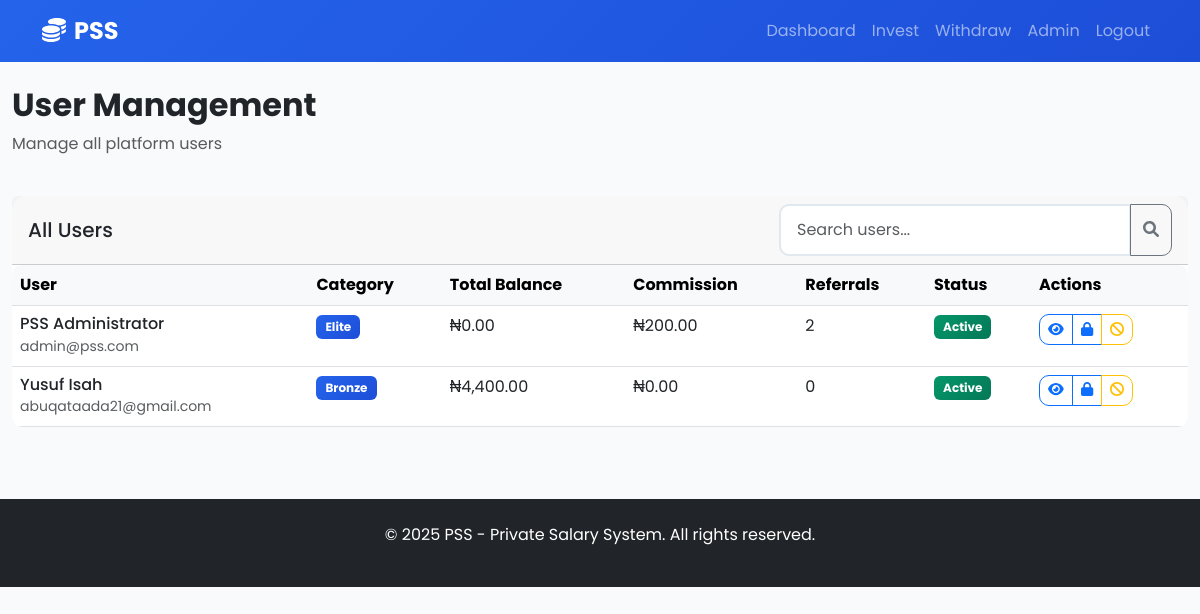
The app's page /admin/users (signed in) with its own data.
### app.py (models this page shows)
class User(UserMixin, db.Model):
    id = db.Column(db.Integer, primary_key=True)
    full_name = db.Column(db.String(100), nullable=False)
    email = db.Column(db.String(120), unique=True, nullable=False)
    phone = db.Column(db.String(20), nullable=False)
    password_hash = db.Column(db.String(255), nullable=False)
    bank_name = db.Column(db.String(100), nullable=False)
    account_number = db.Column(db.String(20), nullable=False)
    account_name = db.Column(db.String(100), nullable=False)
    category = db.Column(db.String(20), nullable=False)
    referral_code = db.Column(db.String(10), unique=True, nullable=False)
    referred_by = db.Column(db.String(10), nullable=True)
    total_balance = db.Column(db.Float, default=0.0)
    total_commission = db.Column(db.Float, default=0.0)
    is_admin = db.Column(db.Boolean, default=False)
    is_active = db.Column(db.Boolean, default=True)
    created_at = db.Column(db.DateTime(timezone=True), default=lambda: datetime.now(timezone.utc))
    investments = db.relationship('Investment', backref='user', lazy=True)
    referrals = db.relationship('Referral', backref='user', lazy=True)
    withdrawals = db.relationship('Withdrawal', backref='user', lazy=True)

### app.py (the view)
@app.route('/admin/users')
@login_required
def admin_users():
    if not current_user.is_admin:
        flash('Access denied', 'error')
        return redirect(url_for('dashboard'))
    users = User.query.all()
    return render_template('admin/users.html', users=users)

### app.py (called while the page is built)
@app.teardown_appcontext
def shutdown_session(exception=None):
    db.session.remove()

@login_manager.user_loader
def load_user(user_id):
    return db.session.get(User, int(user_id))

### templates/admin/users.html (shortened to what this page needs)
{% extends "base.html" %}
{% block content %}
<div class="container-fluid py-4">
    <div class="row mb-4">
        <div class="col-12">
            <h2 class="fw-bold">User Management</h2>
            <p class="text-muted">Manage all platform users</p>
        </div>
    </div>
    <div class="card">
        <div class="card-header">
            <div class="row align-items-center">
                <div class="col">
                    <h5 class="mb-0">All Users</h5>
                </div>
                <div class="col-auto">
                    <div class="input-group">
                        <input type="search" class="form-control" placeholder="Search users..." id="userSearch" autocomplete="off">
                        <button class="btn btn-outline-secondary" type="button">
                            <i class="fas fa-search"></i>
                        </button>
                    </div>
                </div>
            </div>
        </div>
        <div class="card-body p-0">
            <div class="table-responsive">
                <table class="table table-hover mb-0">
                    <thead class="table-light">
                        <tr>
                            <th>User</th>
                            <th>Category</th>
                            <th>Total Balance</th>
                            <th>Commission</th>
                            <th>Referrals</th>
                            <th>Status</th>
                            <th>Actions</th>
                        </tr>
                    </thead>
                    <tbody>
                        {% for user in users %}
                        <tr>
                            <td>
                                <div>
                                    <h6 class="mb-0">{{ user.full_name }}</h6>
                                    <small class="text-muted">{{ user.email }}</small>
                                </div>
                            </td>
                            <td>
                                <span class="badge bg-primary">{{ user.category }}</span>
                            </td>
                            <td>₦{{ "{:,.2f}".format(user.total_balance) }}</td>
                            <td>₦{{ "{:,.2f}".format(user.total_commission) }}</td>
                            <td>{{ user.referrals|length }}</td>
                            <td>
                                {% if user.is_active %}
                                    <span class="badge bg-success">Active</span>
                                {% else %}
                                    <span class="badge bg-danger">Suspended</span>
                                {% endif %}
                            </td>
                            <td>
    				<div class="btn-group btn-group-sm">
        			     <button type="button" class="btn btn-outline-primary" onclick="viewUser({{ user.id }})">
            				<i class="fas fa-eye"></i>
        			     </button>
        			     <button type="button" class="btn btn-outline-primary" onclick="changePsw({{ user.id }}, '{{ user.email }}')">
            				<i class="fas fa-lock"></i>
        			     </button>
        			    {% if user.is_active %}
        			    <button type="button" class="btn btn-outline-warning" onclick="suspendUser({{ user.id }})">
            				<i class="fas fa-ban"></i>
        			    </button>
        			    {% else %}
        			    <button type="button" class="btn btn-outline-success" onclick="activateUser({{ user.id }})">
            				<i class="fas fa-check"></i>
        			    </button>
        			    {% endif %}
    				</div>
			    </td>
                        </tr>
                        {% endfor %}
                    </tbody>
                </table>
            </div>
        </div>
    </div>
</div>
{% endblock %}
{% block scripts %}
<link rel="stylesheet" href="https://cdnjs.cloudflare.com/ajax/libs/toastr.js/latest/toastr.min.css">
{% endblock %}

### templates/base.html (shortened to what this page needs)
<!DOCTYPE html>
<html lang="en">
<head>
    <link href="https://cdn.jsdelivr.net/npm/bootstrap@5.3.0/dist/css/bootstrap.min.css" rel="stylesheet">
    <link href="https://cdnjs.cloudflare.com/ajax/libs/font-awesome/6.0.0/css/all.min.css" rel="stylesheet">
    <link href="{{ url_for('static', filename='css/style.css') }}" rel="stylesheet">
</head>
<body>
    <nav class="navbar navbar-expand-lg navbar-dark bg-primary">
        <div class="container">
            <a class="navbar-brand fw-bold" href="{{ url_for('index') }}">
                <i class="fas fa-coins me-2"></i>PSS
            </a>
            <div class="collapse navbar-collapse" id="navbarNav">
                <ul class="navbar-nav ms-auto">
                    {% if current_user.is_authenticated %}
                        <li class="nav-item">
                            <a class="nav-link" href="{{ url_for('dashboard') }}">Dashboard</a>
                        </li>
                        <li class="nav-item">
                            <a class="nav-link" href="{{ url_for('deposit') }}">Invest</a>
                        </li>
                        <li class="nav-item">
                            <a class="nav-link" href="{{ url_for('withdrawal') }}">Withdraw</a>
                        </li>
                        {% if current_user.is_admin %}
                        <li class="nav-item">
                            <a class="nav-link" href="{{ url_for('admin_dashboard') }}">Admin</a>
                        </li>
                        {% endif %}
                        <li class="nav-item">
                            <a class="nav-link" href="{{ url_for('logout') }}">Logout</a>
                        </li>
                    {% endif %}
                </ul>
            </div>
        </div>
    </nav>
    <main class="container-fluid px-0">
        {% block content %}{% endblock %}
    </main>
    <footer class="bg-dark text-white py-4 mt-5">
        <div class="container text-center">
            <p>&copy; 2025 PSS - Private Salary System. All rights reserved.</p>
        </div>
    </footer>
    {% block scripts %}{% endblock %}
</body>
</html>

### static/css/style.css (style rules this page uses)
:root { --primary-color: #2563eb; --secondary-color: #64748b; --success-color: #059669; --warning-color: #d97706; --danger-color: #dc2626; --dark-color: #1e293b; --light-color: #f8fafc; }
body { font-family: "Poppins", sans-serif; background-color: var(--light-color); }
.card { border: none; border-radius: 15px; transition: all 0.3s ease; }
.btn { border-radius: 10px; font-weight: 500; transition: all 0.3s ease; }
.navbar-brand { font-size: 1.5rem; font-weight: 700; }
.form-control, .form-select { border-radius: 10px; border: 2px solid #e2e8f0; padding: 12px 16px; transition: all 0.3s ease; }
.table { border-radius: 10px; overflow: hidden; }
.badge { font-size: 0.75rem; padding: 0.5em 0.75em; border-radius: 6px; }
.bg-primary { background: linear-gradient(135deg, var(--primary-color) 0%, #1d4ed8 100%) !important; }
.bg-success { background: linear-gradient(135deg, var(--success-color) 0%, #047857 100%) !important; }

### records on screen
User: full_name "PSS Administrator", email "admin@pss.com", category "Elite", total_balance "0.00", total_commission "200.00", referrals|length "2", is_active "Active"
User: full_name "Yusuf Isah", email "abuqataada21@gmail.com", category "Bronze", total_balance "4,400.00", total_commission "0.00", referrals|length "0", is_active "Active"
